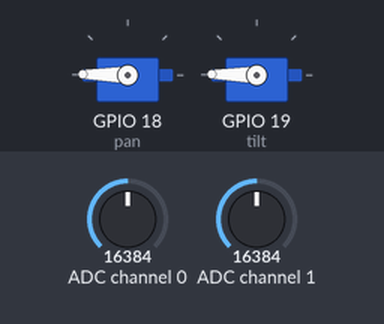
The program below on a simulated Raspberry Pi (BCM pin numbers). Shown: 2 × servo. Inputs (shaded band) come from the test bench; at power-on: ADC channel 0 = 16384, ADC channel 1 = 16384 (analog values on the 0–32767 scale). Servo angles are drawn from the pulse width (0.5 ms = 0°, 2.5 ms = 180°); what the program prints to the terminal is not drawn.

Above: at 1.2 s.
1.3 s: ADC channel 0 set to 9328
2.8 s: ADC channel 0 set to 9056
At 2.95 s:
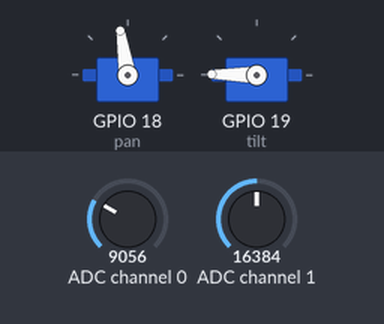
At 5.4 s:
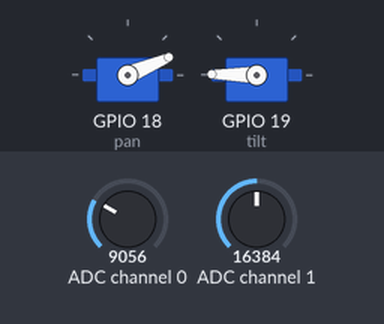
5.8 s: ADC channel 1 set to 9632
7.3 s: ADC channel 1 set to 8600
At 8.9 s:
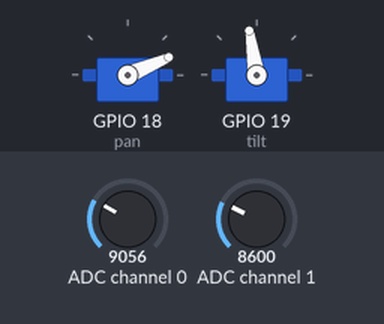
10.3 s: ADC channel 0 set to 16383
12.1 s: ADC channel 1 set to 16383
At 12.12 s:
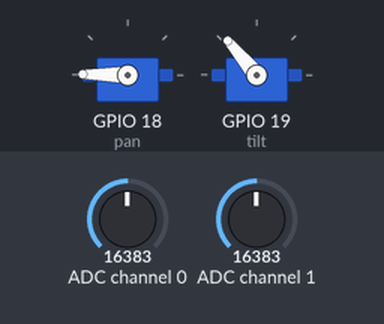
Timing chart, 0 to 14.7 s (numbered marks = the images above; inputs shaded):
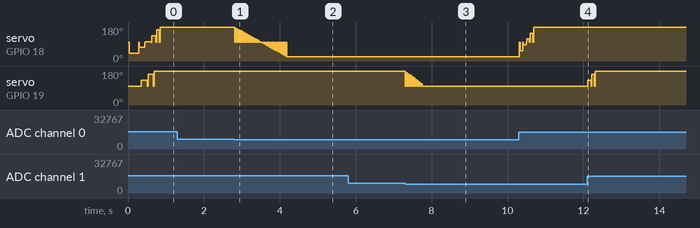

Measured:
- the behaviour switches between 9064 and 9056 on ADC channel 0 (found by bisection; images 0 and 1)
- the behaviour switches between 9064 and 9056 on ADC channel 1 (found by bisection; images 2 and 3)
- after the input at 12.1 s, servo on GPIO 19 (tilt): 99° → 130° at once, → 162° 0.09 s later, → 179° 0.09 s later

The program:

joystick.py
```python
import board
import busio
import adafruit_ads1x15.ads1115 as ADS
from adafruit_ads1x15.analog_in import AnalogIn
import time
import RPi.GPIO as GPIO

from servo_helpers import setSpeed , setServoAngle
pan = 18
tilt = 19

def setup():
    GPIO.setmode(GPIO.BCM)
    GPIO.setwarnings(False)
    GPIO.setup(tilt, GPIO.OUT) # white => TILT
    GPIO.setup(pan, GPIO.OUT) # gray ==> PAN

    # Initialize the I2C interface
    i2c = busio.I2C(board.SCL, board.SDA)

    # Create an ADS1115 object
    ads = ADS.ADS1115(i2c)
    return ads

def main():
    ads = setup()
    # Define the analog input channels
    channel0 = AnalogIn(ads, ADS.P0)
    channel1 = AnalogIn(ads, ADS.P1)

    anglePan = 0
    angleTilt = 0

    # Loop to read the analog inputs continuously
    while True:
        y = channel0.value
        x = channel1.value
        newPanAngle = setSpeed(y, anglePan, pan)
        newTiltAngle = setSpeed(x,angleTilt, tilt)
        print(y, x)
        if (abs(newPanAngle-anglePan)>5):
            setServoAngle(pan,newPanAngle, anglePan)
            anglePan = newPanAngle
            time.sleep(0.02)
        if (abs(newTiltAngle-angleTilt)>5):
            setServoAngle(tilt,newTiltAngle, angleTilt)
            angleTilt = newTiltAngle
            time.sleep(0.02)


if __name__ == "__main__":
    main()
```

servo_helpers.py
```python
import board
import busio
import adafruit_ads1x15.ads1115 as ADS
from adafruit_ads1x15.analog_in import AnalogIn
import time
import RPi.GPIO as GPIO
tilt = 19

def setServoAngle(servo, angle, lastAngle):
    if angle < 10:
        angle = 10
    if angle > 170:
        angle = 170

    pwm = GPIO.PWM(servo, 50)
    pwm.start(8)
    dutyCycle = angle / 18. + 3.
    pwm.ChangeDutyCycle(dutyCycle)
    time.sleep((abs(angle-lastAngle)*(10.0/6.0)*0.001))
    pwm.stop()

def setSpeed(value, currentAngle,pwm):
    step = 0
    maxStep = 50
    if value > 24331:
        step = value * (maxStep/6348) - 3.835*maxStep
    if value < 19999:
        step = -1*(value *-1*(maxStep/10070) + maxStep)
    print("STEP",step)
    angle = currentAngle + step
    if (angle > 170):
        angle = 170
    if (angle < 10):
        angle = 10
    if (angle < 100 and pwm == tilt):
        angle = 90

    return angle
    
```
